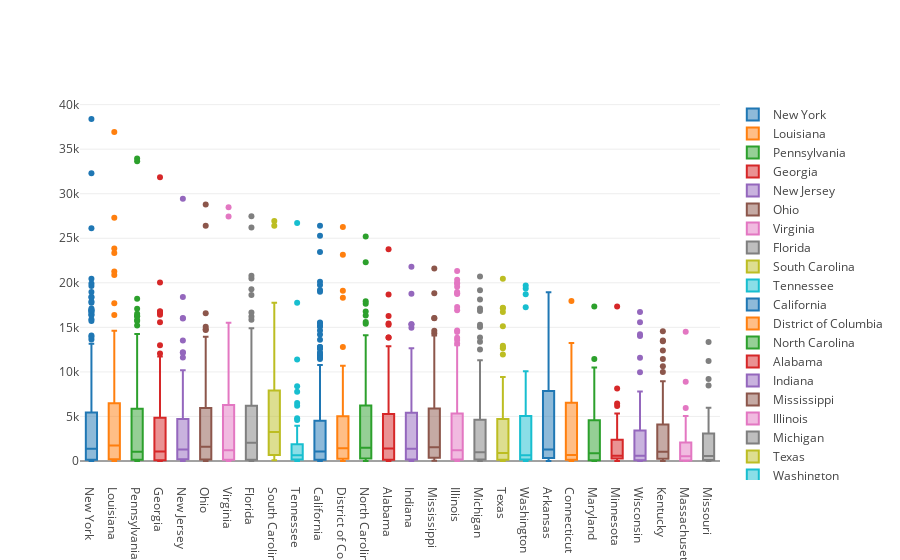

The cell this chart's notebook holds for it:
### Code cell
data = []

for state in joined_players_over_30_norm.birth_state.unique():
    data.append(go.Box(y=joined_players_over_30_norm[joined_players_over_30_norm.birth_state ==state].PTS, name = state))
iplot(data, show_link=False)
